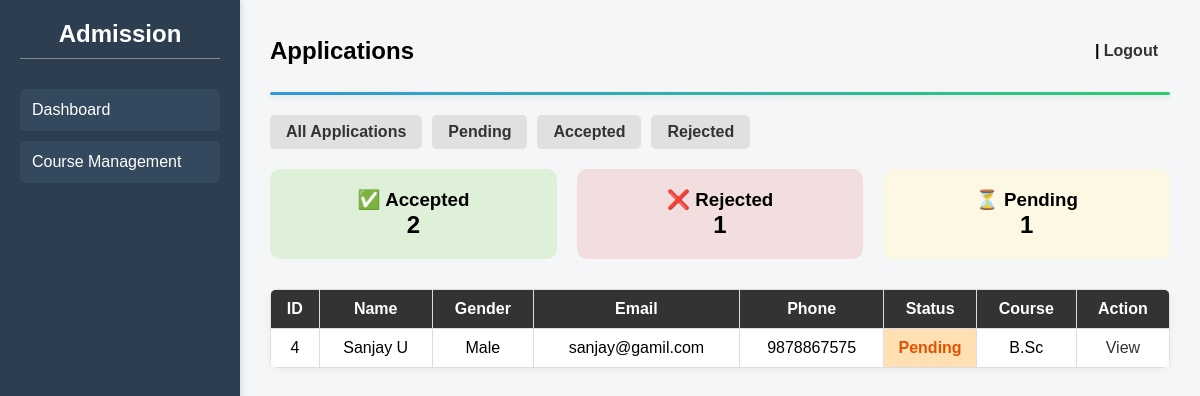
Screenshot of /Admission_db/admin_dashboard.php?status=pending (signed in) with the database file from the repository.
### tables this page shows
CREATE TABLE `students` (
  `id` int(11) NOT NULL,
  `first_name` varchar(50) DEFAULT NULL,
  `last_name` varchar(50) DEFAULT NULL,
  `gender` varchar(10) DEFAULT NULL,
  `email` varchar(100) DEFAULT NULL,
  `phone` varchar(15) DEFAULT NULL,
  `dob` date DEFAULT NULL,
  `address` text DEFAULT NULL,
  `student_group` varchar(50) DEFAULT NULL,
  `total_marks` int(11) DEFAULT NULL,
  `course` varchar(50) DEFAULT NULL,
  `marksheet` varchar(255) DEFAULT NULL,
  `photo` varchar(255) DEFAULT NULL,
  `created_at` timestamp NOT NULL DEFAULT current_timestamp(),
  `status` enum('Pending','Accepted','Rejected') NOT NULL DEFAULT 'Pending'
);

### Admission_db/admin_dashboard.php (the view, shortened to what this page needs)
<?php
$conn = new mysqli("localhost", "root", "", "admission_db");
$status = isset($_GET['status']) ? $_GET['status'] : 'all';
if ($status === 'all') {
    $sql = "SELECT * FROM students";
} else {
    $sql = "SELECT * FROM students WHERE status = '$status' ORDER BY created_at DESC";
}
$count_sql = "SELECT
    SUM(status = 'accepted') AS accepted_count,
    SUM(status = 'rejected') AS rejected_count,
    SUM(status = 'pending') AS pending_count
    FROM students";
$count_result = $conn->query($count_sql);
$counts = $count_result->fetch_assoc();
$result = $conn->query($sql);
?>
<!DOCTYPE html>
<html lang="en">
<head>
</head>
<body>
  <div class="sidebar">
    <h2>Admission</h2>
    <a href="admin_dashboard.php">Dashboard</a>
    <a href="course_management.php">Course Management</a>
  </div>
  <div class="main">
<div class="top">
<h2>Applications</h2>
<div class="glow ">
 <p><strong><?=($_SESSION['admin_name']) ?></strong> |
  <a href="admin_logout.php">Logout</a>
</p>
</div>
</div>
<div class="big-line"></div>
  <div class="status-filter">
  <a href="?status=all">All Applications</a>
  <a href="?status=pending">Pending</a>
  <a href="?status=accepted">Accepted</a>
  <a href="?status=rejected">Rejected</a>
</div>
  <div style="display: flex; gap: 20px; margin-bottom: 30px;">
  <div style="flex: 1; background-color: #dff0d8; padding: 20px; text-align: center; border-radius: 10px;">
    <h3>✅ Accepted</h3>
    <p style="font-size: 24px; font-weight: bold;"><?= $counts['accepted_count'] ?></p>
  </div>
  <div style="flex: 1; background-color: #f2dede; padding: 20px; text-align: center; border-radius: 10px;">
    <h3>❌ Rejected</h3>
    <p style="font-size: 24px; font-weight: bold;"><?= $counts['rejected_count'] ?></p>
  </div>
  <div style="flex: 1; background-color: #fcf8e3; padding: 20px; text-align: center; border-radius: 10px;">
    <h3>⏳ Pending</h3>
    <p style="font-size: 24px; font-weight: bold;"><?= $counts['pending_count'] ?></p>
  </div>
</div>
        <table>
            <tr>
                <th>ID</th>
                <th>Name</th>
                <th>Gender</th>
                <th>Email</th>
                <th>Phone</th>
                <th>Status</th>
                <th>Course</th>
                <th>Action</th>
            </tr>
            <?php
            if ($result->num_rows > 0) {
                while($row = $result->fetch_assoc()) {
                    echo "<tr>";
                    echo "<td>". $row['id'] ."</td>";
                    echo "<td>". $row['first_name'] . " " . $row['last_name'] ."</td>";
                    echo "<td>". $row['gender'] ."</td>";
                    echo "<td>". $row['email'] ."</td>";
                    echo "<td>". $row['phone'] ."</td>";
$status = strtolower($row['status']);
$colorClass = '';
if ($status === 'pending') {
    $colorClass = 'status-pending';
} elseif ($status === 'accepted') {
    $colorClass = 'status-accepted';
} elseif ($status === 'rejected') {
    $colorClass = 'status-rejected';
}
echo "<td class='$colorClass'>" . ucfirst($status) . "</td>";
                    echo "<td>". $row['course'] ."</td>";
                   echo "<td><a href='application.php?id=" . $row['id'] . "'>View</a></td>";
                    echo "</tr>";
                }
            } else {
                echo "<tr><td colspan='12'>No applications found.</td></tr>";
            }
            ?>
        </table>
  </div>
</body>
</html>

### Admission_db/admin_dashboard.php (style rules this page uses)
* { box-sizing: border-box; margin: 0; padding: 0; font-family: Arial, sans-serif; }
body { display: flex; min-height: 100vh; }
.sidebar { position: fixed; top: 0; left: 0; width: 20%; height: 100vh; background-color: #2c3e50; color: white; padding: 20px; box-shadow: 2px 0 5px rgba(0, 0, 0, 0.1); }
.sidebar h2 { font-size: 24px; margin-bottom: 30px; text-align: center; border-bottom: 1px solid #7f8c8d; padding-bottom: 10px; }
.sidebar a { display: block; color: white; padding: 12px; text-decoration: none; border-radius: 5px; margin-bottom: 10px; background-color: #34495e; transition: background 0.3s; }
.main { margin-left: 20%; width: 80%; padding: 30px; background-color: #f4f6f8; min-height: 100vh; }
.top { display : flex; align-items:center; justify-content: space-between; }
.big-line { height: 3px; width: 100%; background: linear-gradient(to right, #3498db, #2ecc71); border-radius: 4px; margin-top: 20px; margin-bottom: 20px; box-shadow: 0 2px 5px rgba(0, 0, 0, 0.1); }
table { width: 100%; border-collapse: collapse; background: #fff; margin-top: 20px; box-shadow: 0 2px 8px rgba(0,0,0,0.05); border-radius: 8px; overflow: hidden; }
th, td { border: 1px solid #ddd; padding: 10px; text-align: center; overflow: hidden; }
th { background-color: #333; color: white; }
a { text-decoration: none; color: #333; }
.status-filter { margin: 20px 0; display: flex; gap: 10px; justify-content: left; }
.status-filter a { padding: 8px 16px; background-color: #e0e0e0; color: #333; text-decoration: none; border-radius: 5px; font-weight: bold; transition: background-color 0.3s; }
.status-pending { background-color: #ffe0b2; color: #e65100; font-weight: bold; padding: 3px; }
.glow { padding: 10px; margin: 0px; border: 2px solid transparent; border-radius: 10px; font-weight: bold; text-align: center; animation: multiGlow 4s infinite ease-in-out; }

### rows the page displays
students: id "4", first_name "Sanjay", last_name "U", gender "Male", email "sanjay@gamil.com", phone "9878867575", status "Pending", course "B.Sc"

### other values shown
$counts['accepted_count'] "2"
$counts['rejected_count'] "1"
$counts['pending_count'] "1"
